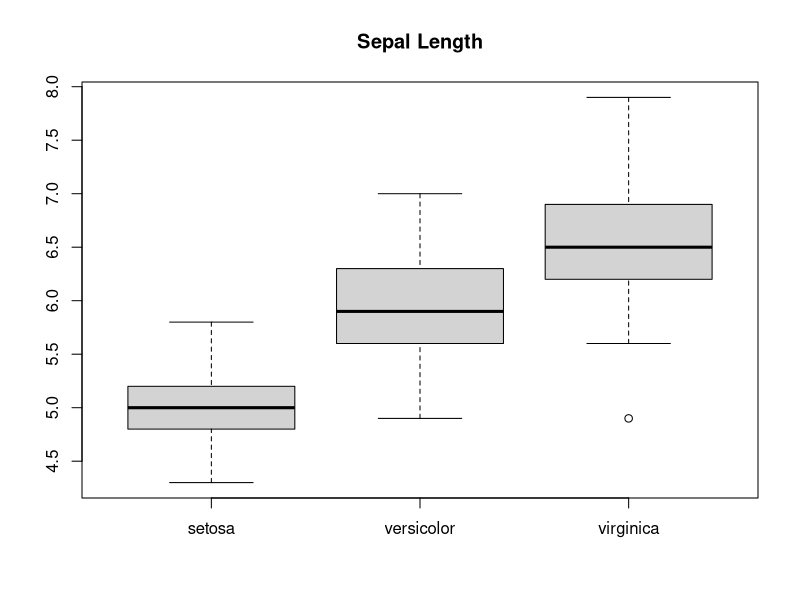
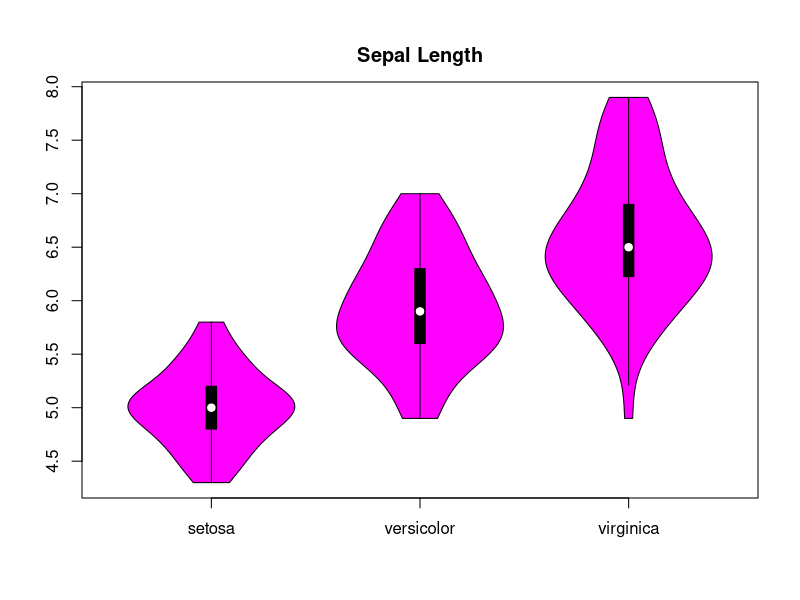
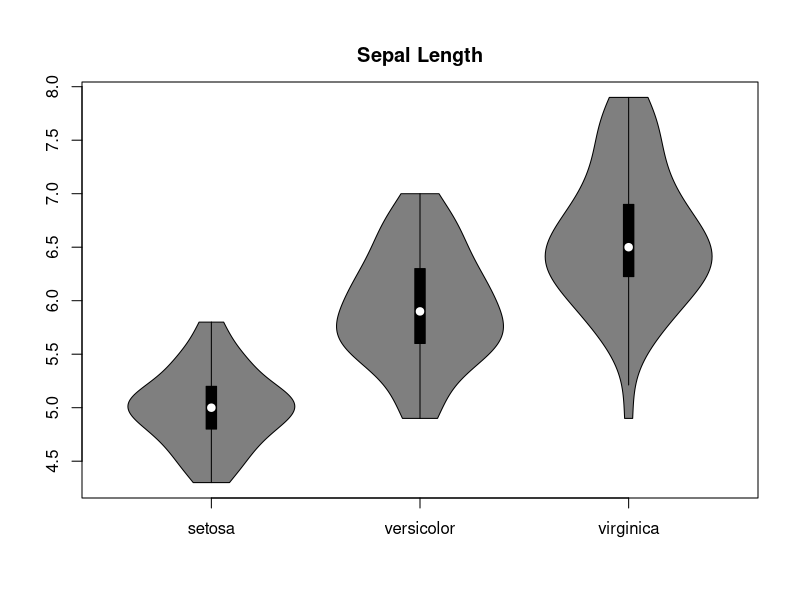
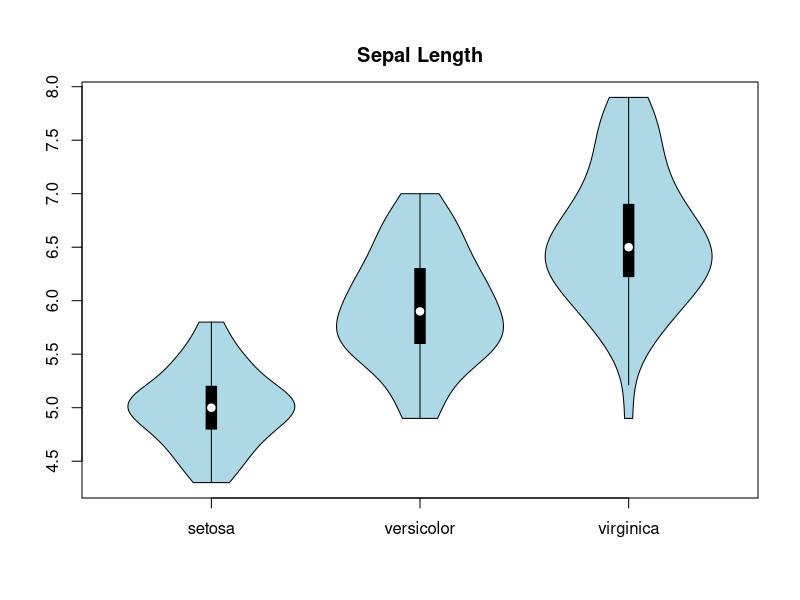
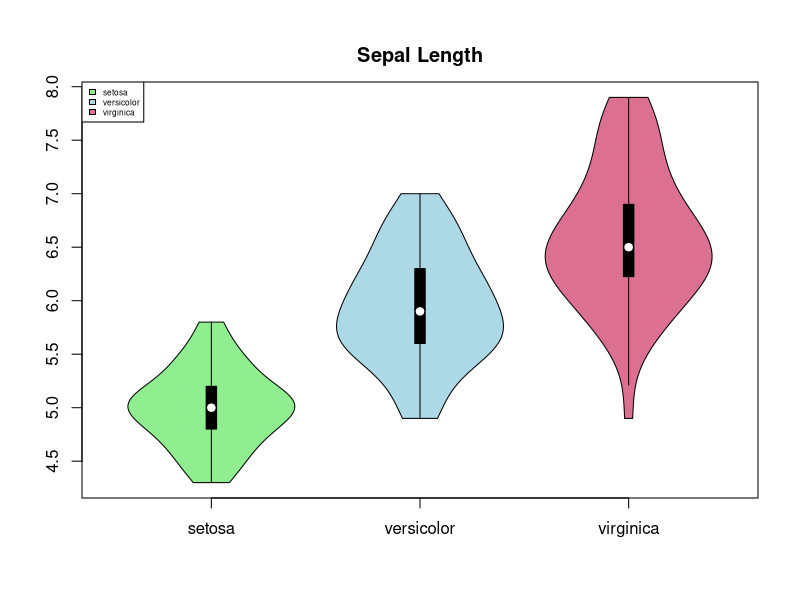
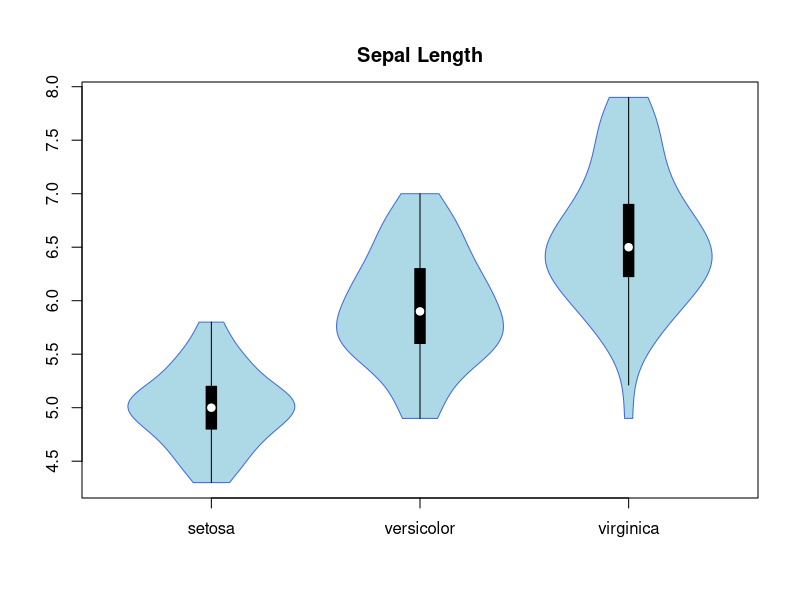
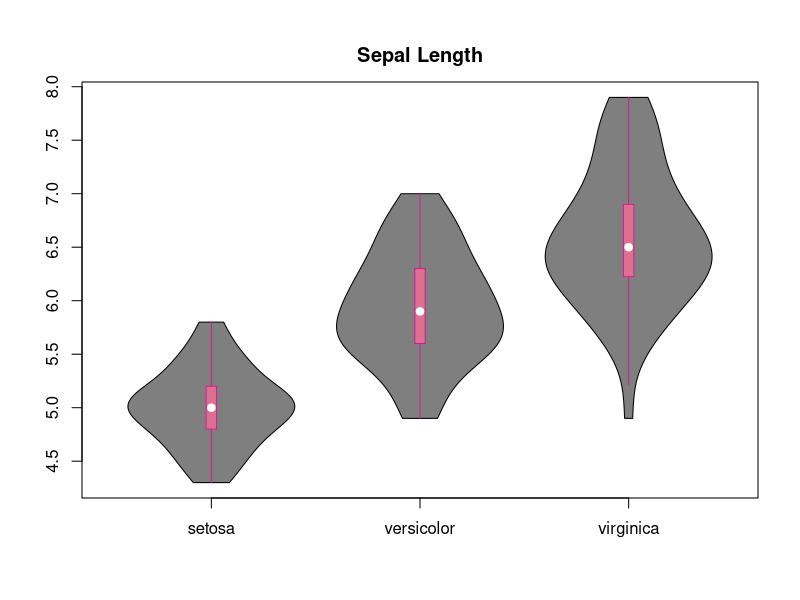
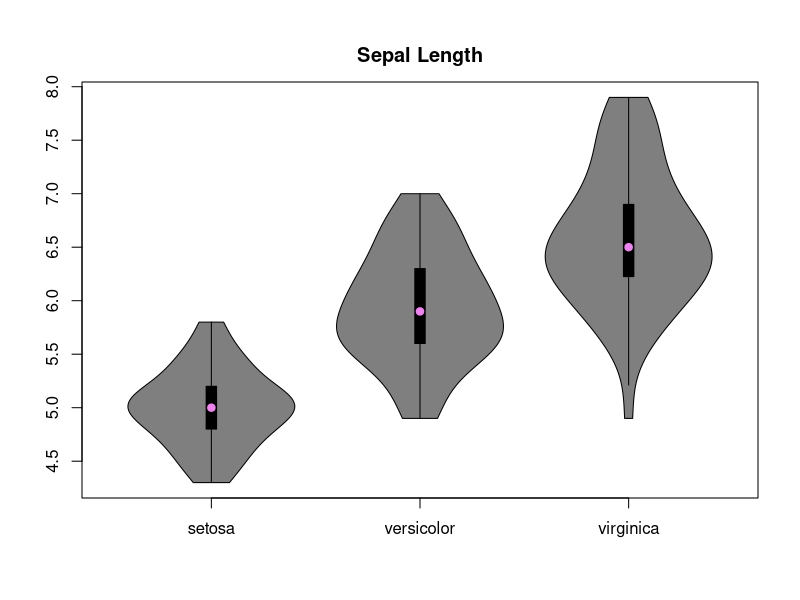

Source code (R) for these figures, in order:
## ---- chunk 1
library("vioplot")
## ---- chunk 2
data(iris)
boxplot(iris$Sepal.Length[iris$Species=="setosa"], iris$Sepal.Length[iris$Species=="versicolor"], iris$Sepal.Length[iris$Species=="virginica"], names=c("setosa", "versicolor", "virginica"), main = "Sepal Length")
vioplot(iris$Sepal.Length[iris$Species=="setosa"], iris$Sepal.Length[iris$Species=="versicolor"], iris$Sepal.Length[iris$Species=="virginica"], names=c("setosa", "versicolor", "virginica"), main = "Sepal Length", col="magenta")
## ---- chunk 3
vioplot(iris$Sepal.Length[iris$Species=="setosa"], iris$Sepal.Length[iris$Species=="versicolor"], iris$Sepal.Length[iris$Species=="virginica"], names=c("setosa", "versicolor", "virginica"), main = "Sepal Length")
## ---- chunk 4
vioplot(iris$Sepal.Length[iris$Species=="setosa"], iris$Sepal.Length[iris$Species=="versicolor"], iris$Sepal.Length[iris$Species=="virginica"], names=c("setosa", "versicolor", "virginica"), main = "Sepal Length", col="lightblue")
## ---- chunk 5
vioplot(iris$Sepal.Length[iris$Species=="setosa"], iris$Sepal.Length[iris$Species=="versicolor"], iris$Sepal.Length[iris$Species=="virginica"], names=c("setosa", "versicolor", "virginica"), main = "Sepal Length", col=c("lightgreen", "lightblue", "palevioletred"))
legend("topleft", legend=c("setosa", "versicolor", "virginica"), fill=c("lightgreen", "lightblue", "palevioletred"), cex = 0.5)
## ---- chunk 6
vioplot(iris$Sepal.Length[iris$Species=="setosa"], iris$Sepal.Length[iris$Species=="versicolor"], iris$Sepal.Length[iris$Species=="virginica"], names=c("setosa", "versicolor", "virginica"), main = "Sepal Length", col="lightblue", border="royalblue")
## ---- chunk 7
vioplot(iris$Sepal.Length[iris$Species=="setosa"], iris$Sepal.Length[iris$Species=="versicolor"], iris$Sepal.Length[iris$Species=="virginica"], names=c("setosa", "versicolor", "virginica"), main = "Sepal Length", rectCol="palevioletred", lineCol="violetred")
## ---- chunk 8
vioplot(iris$Sepal.Length[iris$Species=="setosa"], iris$Sepal.Length[iris$Species=="versicolor"], iris$Sepal.Length[iris$Species=="virginica"], names=c("setosa", "versicolor", "virginica"), main = "Sepal Length", colMed="violet")
## ---- chunk 9
vioplot(iris$Sepal.Length[iris$Species=="setosa"], iris$Sepal.Length[iris$Species=="versicolor"], iris$Sepal.Length[iris$Species=="virginica"], names=c("setosa", "versicolor", "virginica"), main = "Sepal Length", col="lightblue", border="royalblue", rectCol="palevioletred", lineCol="violetred", colMed="violet")
## ---- chunk 10
vioplot(iris$Sepal.Length[iris$Species=="setosa"], iris$Sepal.Length[iris$Species=="versicolor"], iris$Sepal.Length[iris$Species=="virginica"], names=c("setosa", "versicolor", "virginica"), main="Sepal Length (Equal Area)", areaEqual = T, col=c("lightgreen", "lightblue", "palevioletred"), border=c("darkolivegreen4", "royalblue4", "violetred4"), rectCol=c("forestgreen", "blue", "palevioletred3"), lineCol=c("darkolivegreen", "royalblue", "violetred4"), colMed=c("green", "cyan", "magenta"), pchMed=c(15, 17, 19))
